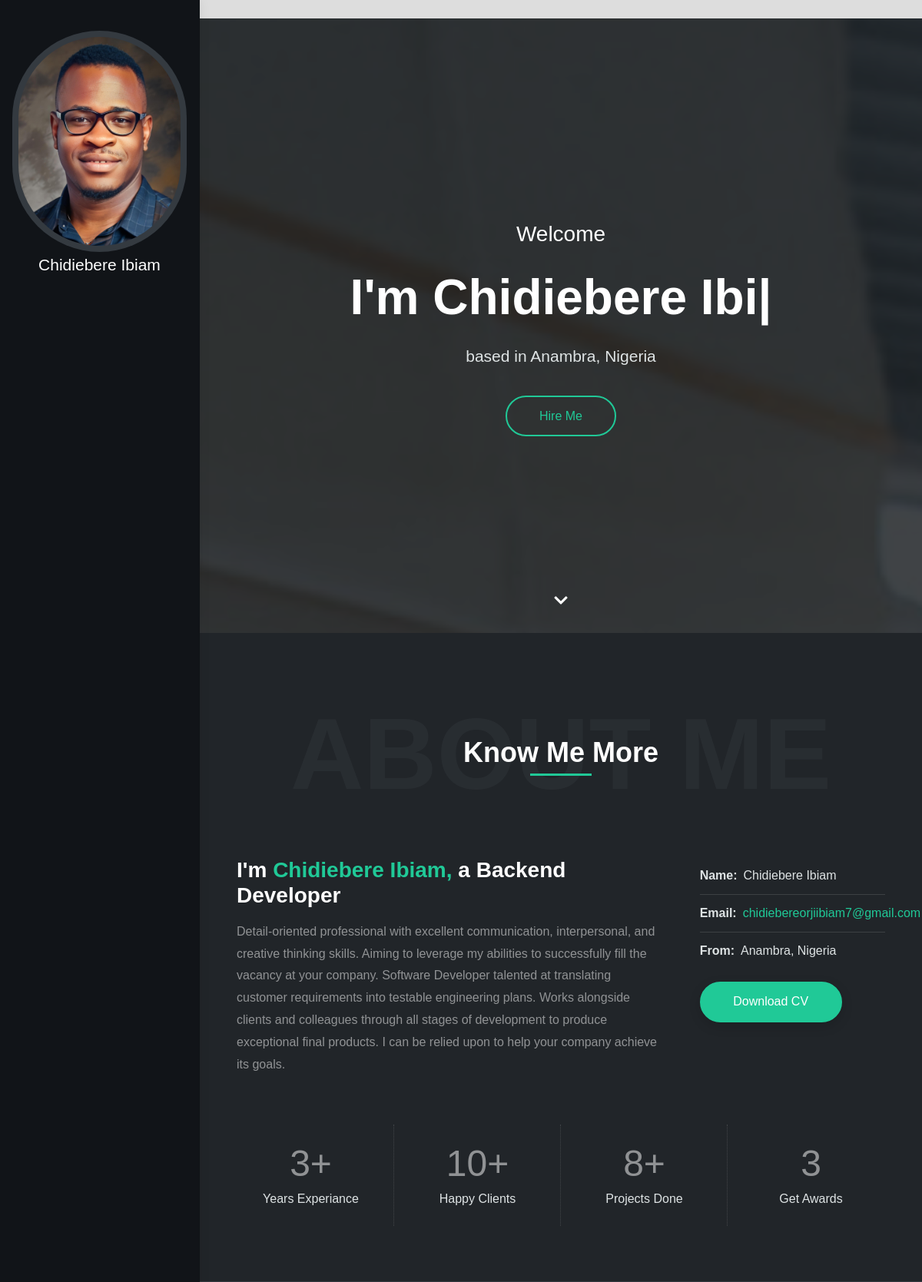
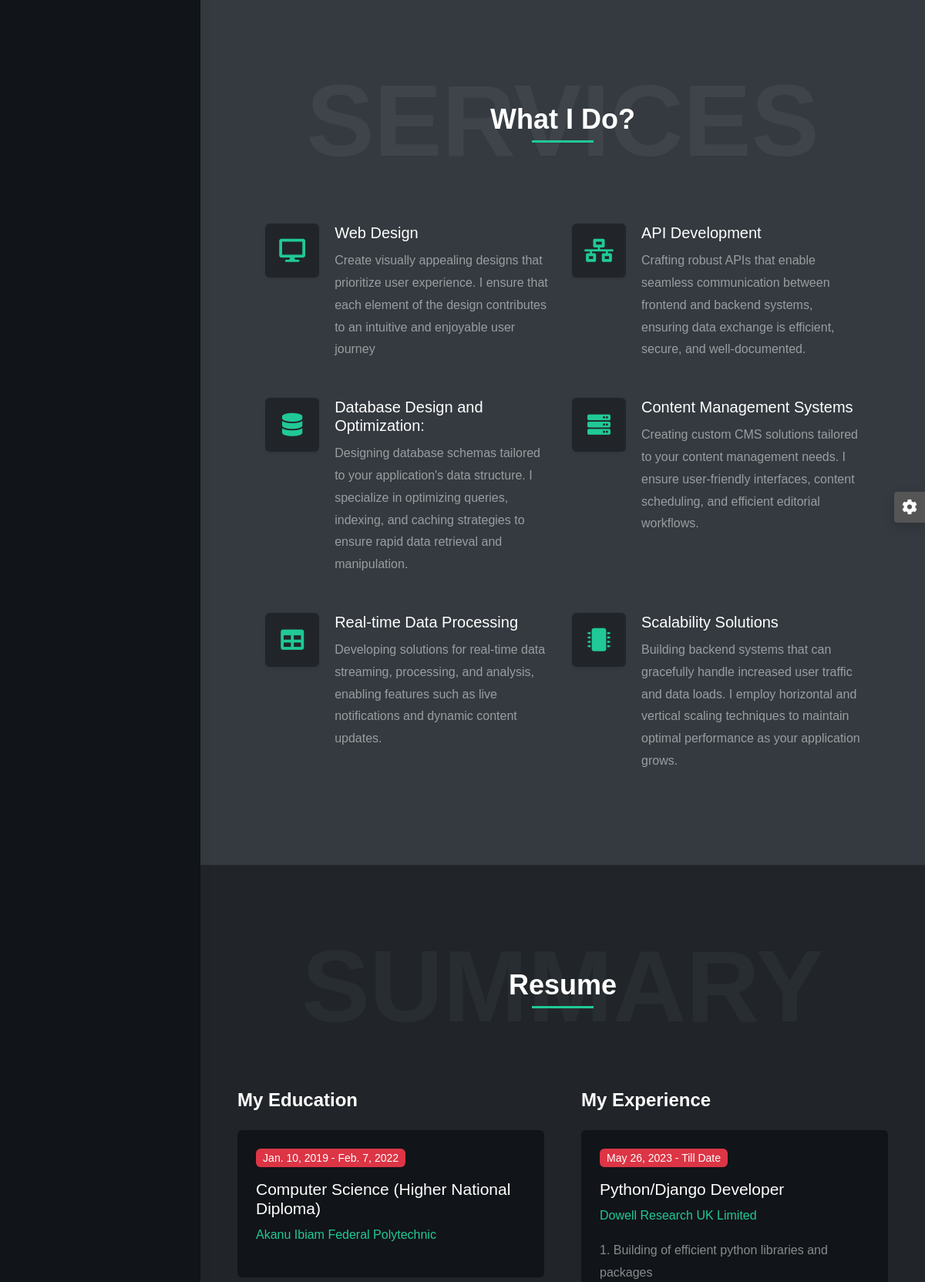
The page / (upper part) on the database its author committed (2 pictures, top to bottom).
### core/models.py (models this page shows, shortened)
class Profile(models.Model):
    first_name = models.CharField(max_length=250)
    middle_name = models.CharField(max_length=250, blank=True, null=True)
    last_name = models.CharField(max_length=250)
    location = models.CharField(max_length=250)
    about_me = models.TextField()
    email = models.EmailField(max_length=254)
    role = models.CharField(max_length=250)
    profile_photo = models.ImageField(upload_to="profile/")
    cv = models.FileField(upload_to='cv/')
    years_of_experience = models.CharField(max_length=250)
    happy_clients = models.CharField(max_length=250)
    awards = models.CharField(max_length=250)
    github = models.URLField(max_length=200, null=True, blank=True)
    facebook = models.URLField(max_length=200, null=True, blank=True)
    twitter = models.URLField(max_length=200, null=True, blank=True)
    google = models.URLField(max_length=200, null=True, blank=True)
    linkedin = models.URLField(max_length=200, null=True, blank=True)

class Service(models.Model):
    name = models.CharField(max_length=150)
    description = models.CharField(max_length=250)
    icon_class = models.CharField(max_length=250, null=True, blank=True)

class Education(models.Model):
    school = models.CharField(max_length=250)
    degree = models.CharField(max_length=250)
    field_of_study = models.CharField(max_length=250)
    start_date = models.DateField(auto_now=False, auto_now_add=False)
    end_date = models.DateField(auto_now=False, auto_now_add=False)
    description = models.TextField()

class Experience(models.Model):
    title = models.CharField(max_length=250)
    company_name = models.CharField(max_length=250)
    start_date = models.DateField(auto_now=False, auto_now_add=False)
    end_date = models.DateField(null=True, blank=True)
    current_job = models.BooleanField(default=False)
    description = models.TextField()

### core/views.py (the view, shortened to what this page needs)
# urls.py: path("", views.home, name="home"),
def home(request):
    profile = Profile.objects.all()[0]
    service = Service.objects.all()
    education = Education.objects.all().order_by('-id')
    experience = Experience.objects.all().order_by('-id')
    skill1 = Skills.objects.all()[0:3]
    skill2 = Skills.objects.all()[3:6]
    contact = Contact.objects.all()[0]
    project = Project.objects.all().order_by('-id')
    project_count = Project.objects.all().count()
    context = {
        'profile': profile,
        'services': service,
        'educations':education,
        'experiences':experience,
        "skill1":skill1,
        "skill2":skill2,
        "contact":contact,
        'projects':project,
        'project_count': project_count,
    }
    return render(request, "core/index.html", context)

### core/templates/core/index.html (shortened to what this page needs)
﻿<!DOCTYPE html>
{% load static %}
<html lang="en">
<head>
    <link rel="stylesheet" type="text/css" href="{% static 'vendor/bootstrap/css/bootstrap.min.css' %}">
    <link rel="stylesheet" type="text/css" href="{% static 'vendor/font-awesome/css/all.min.css' %}">
    <link rel="stylesheet" type="text/css" href="{% static 'vendor/owl.carousel/assets/owl.carousel.min.css' %}">
    <link rel="stylesheet" type="text/css" href="{% static 'vendor/magnific-popup/magnific-popup.min.css' %}">
    <link rel="stylesheet" type="text/css" href="{% static 'css/stylesheet.css' %}">
    <link id="color-switcher" type="text/css" rel="stylesheet" href="#">
</head>
<body class="side-header" data-bs-spy="scroll" data-bs-target="#header-nav" data-bs-offset="1">
    <div id="main-wrapper">
        <header id="header" class="sticky-top">
            <nav class="primary-menu navbar navbar-expand-lg navbar-dark bg-dark border-bottom-0">
                <div class="container-fluid position-relative h-100 flex-lg-column ps-3 px-lg-3 pt-lg-3 pb-lg-2">
                    <a href="#" class="mb-lg-auto mt-lg-4">
                        <span class="bg-dark-2 rounded-pill p-2 mb-lg-1 d-none d-lg-inline-block">
                            <img class="img-fluid rounded-pill d-block" src="/media/{{profile.profile_photo}}"
                                title="I'm {{profile.first_name}}" alt="">
                        </span>
                        <h1 class="text-5 text-white text-center mb-0 d-lg-block">{{profile.first_name}}
                            {{profile.last_name}}</h1>
                    </a>
                    <div id="header-nav" class="collapse navbar-collapse w-100 my-lg-auto">
                        <ul class="navbar-nav text-lg-center my-lg-auto py-lg-3">
                            <li class="nav-item"><a class="nav-link smooth-scroll active" href="#home">Home</a></li>
                        </ul>
                    </div>
                </div>
            </nav>
        </header>
        <div id="content" role="main">
            <section id="home">
                <div class="hero-wrap">
                    <div class="hero-mask opacity-8 bg-dark"></div>
                    <div class="hero-content section d-flex min-vh-100">
                        <div class="container my-auto">
                            <div class="row">
                                <div class="col-12 text-center">
                                    <div class="typed-strings">
                                        <p>I'm {{profile.first_name}} {{profile.last_name}}</p>
                                    </div>
                                    <p class="text-7 fw-500 text-white mb-2 mb-md-3">Welcome</p>
                                    <h2 class="text-16 fw-600 text-white mb-2 mb-md-3"><span class="typed"></span></h2>
                                    <p class="text-5 text-light mb-4">based in {{profile.location}}</p>
                                    <a href="#contact"
                                        class="btn btn-outline-primary rounded-pill shadow-none smooth-scroll mt-2">Hire
                                        Me</a>
                                </div>
                            </div>
                        </div>
                        <a href="#about" class="scroll-down-arrow text-white smooth-scroll"><span class="animated"><i
                                    class="fa fa-chevron-down"></i></span></a>
                    </div>
                </div>
            </section>
            <section id="about" class="section bg-dark-1">
                <div class="container px-lg-5">
                    <div class="position-relative d-flex text-center mb-5">
                        <h2 class="text-24 text-muted opacity-1 text-uppercase fw-600 w-100 mb-0">About Me</h2>
                        <p class="text-9 text-white fw-600 position-absolute w-100 align-self-center lh-base mb-0">Know
                            Me More<span
                                class="heading-separator-line border-bottom border-3 border-primary d-block mx-auto"></span>
                        </p>
                    </div>
                    <div class="row gy-5">
                        <div class="col-lg-7 col-xl-8 text-center text-lg-start">
                            <h2 class="text-7 text-white fw-600 mb-3">I'm <span
                                    class="text-primary">{{profile.first_name}} {{profile.last_name}},</span> a
                                {{profile.role}}</h2>
                            <p class="text-white-50">{{profile.about_me}}</p>
                        </div>
                        <div class="col-lg-5 col-xl-4">
                            <div class="ps-lg-4">
                                <ul class="list-style-2 list-style-light text-light">
                                    <li><span class="fw-600 me-2">Name:</span>{{profile.first_name}}
                                        {{profile.last_name}}</li>
                                    <li><span class="fw-600 me-2">Email:</span><a
                                            href="mailto:{{profile.email}}">{{profile.email}} </a></li>
                                    <li class="border-0"><span class="fw-600 me-2">From:</span>{{profile.location}}</li>
                                </ul>
                                {% if profile.cv %}
                                <a href="{{profile.cv.url}}" class="btn btn-primary rounded-pill">Download CV</a>
                            </div>
                            {% endif %}
                        </div>
                    </div>
                    <div class="brands-grid separator-border separator-border-light mt-5">
                        <div class="row">
                            <div class="col-6 col-md-3">
                                <div class="featured-box text-center">
                                    <h4 class="text-12 text-white-50 mb-0"><span class="counter" data-from="0"
                                            data-to="{{profile.years_of_experience}}">{{profile.years_of_experience}}</span>+
                                    </h4>
                                    <p class="text-light mb-0">Years Experiance</p>
                                </div>
                            </div>
                            <div class="col-6 col-md-3">
                                <div class="featured-box text-center">
                                    <h4 class="text-12 text-white-50 mb-0"><span class="counter" data-from="0"
                                            data-to="{{profile.happy_clients}}">{{profile.happy_clients}}</span>+</h4>
                                    <p class="text-light mb-0">Happy Clients</p>
                                </div>
                            </div>
                            <div class="col-6 col-md-3">
                                <div class="featured-box text-center">
                                    <h4 class="text-12 text-white-50 mb-0"><span class="counter" data-from="0"
                                            data-to="{{project_count}}">{{project_count}}</span>+</h4>
                                    <p class="text-light mb-0">Projects Done</p>
                                </div>
                            </div>
                            <div class="col-6 col-md-3">
                                <div class="featured-box text-center">
                                    <h4 class="text-12 text-white-50 mb-0"><span class="counter" data-from="0"
                                            data-to="{{profile.awards}}">{{profile.awards}}</span></h4>
                                    <p class="text-light mb-0">Get Awards</p>
                                </div>
                            </div>
                        </div>
                    </div>
                </div>
            </section>
            <section id="services" class="section bg-dark-2">
                <div class="container px-lg-5">
                    <div class="position-relative d-flex text-center mb-5">
                        <h2 class="text-24 text-white-50 opacity-1 text-uppercase fw-600 w-100 mb-0">Services</h2>
                        <p class="text-9 text-white fw-600 position-absolute w-100 align-self-center lh-base mb-0">What
                            I Do?<span
                                class="heading-separator-line border-bottom border-3 border-primary d-block mx-auto"></span>
                        </p>
                    </div>
                    <div class="row">
                        <div class="col-lg-11 mx-auto">
                            <div class="row">
                                {% for service in services %}
                                <div class="col-md-6">
                                    <div class="featured-box style-3 mb-5">
                                        <div class="featured-box-icon text-primary bg-dark-1 shadow-sm rounded"> <i
                                                class="{{service.icon_class}}"></i> </div>
                                        <h3 class="text-white">{{service.name}}</h3>
                                        <p class="text-white-50 mb-0">{{service.description}}</p>
                                    </div>
                                </div>
                                {% endfor %}
                            </div>
                        </div>
                    </div>
                </div>
            </section>
            <section id="resume" class="section bg-dark-1">
                <div class="container px-lg-5">
                    <div class="position-relative d-flex text-center mb-5">
                        <h2 class="text-24 text-muted opacity-1 text-uppercase fw-600 w-100 mb-0">Summary</h2>
                        <p class="text-9 text-white fw-600 position-absolute w-100 align-self-center lh-base mb-0">
                            Resume<span
                                class="heading-separator-line border-bottom border-3 border-primary d-block mx-auto"></span>
                        </p>
                    </div>
                    <div class="row gx-5">
                        <div class="col-md-6">
                            <h2 class="text-6 text-white fw-600 mb-4">My Education</h2>
                            {% for education in educations %}
                            <div class="bg-dark rounded p-4 mb-4">
                                <p class="badge bg-danger text-2 fw-400">{{education.start_date}} -
                                    {{education.end_date}}</p>
                                <h3 class="text-5 text-white">{{education.field_of_study}} ({{education.degree}})</h3>
                                <p class="text-primary">{{education.school}}</p>
                            </div>
                            {% endfor %}
                        </div>
                        <div class="col-md-6">
                            <h2 class="text-6 text-white fw-600 mb-4">My Experience</h2>
                            {% for experience in experiences %}
                            <div class="bg-dark rounded p-4 mb-4">
                                <p class="badge bg-danger text-2 fw-400">{{experience.start_date}} -
                                    {% if experience.end_date %}
                                    {{experience.end_date}}
                                    {% else %}
                                    Till Date
                                    {% endif %}
                                </p>
                                <h3 class="text-5 text-white">{{experience.title}}</h3>
                                <p class="text-primary">{{experience.company_name}}</p>
                                <p class="text-white-50 mb-0">{{experience.description| safe}}</p>
                            </div>
                            {% endfor %}
                        </div>
                    </div>
                </div>
            </section>
        </div>
    </div>
    <div id="styles-switcher" class="right">
        <button class="btn switcher-toggle"><i class="fas fa-cog"></i></button>
    </div>
</body>
</html>

### rows shown on the page
Profile: profile_photo (picture), first_name "Chidiebere", last_name "Ibiam", last_name "Ibi", location "Anambra, Nigeria", role "Backend Developer", about_me "Detail-oriented professional with excellent communication, interpersonal, and creative thinking skills. Aiming to leverage my abilities to successfully fill the vacancy at your company. Software Developer talented at translating customer requirements into testable engineering plans. Works alongside clients and colleagues through all stages of development to produce exceptional final products. I can be relied upon to help your company achieve its goals.", email "chidiebereorjiibiam7@gmail.com", years_of_experience "3", happy_clients "10", awards "3"
Service: name "Web Design", description "Create visually appealing designs that prioritize user experience. I ensure that each element of the design contributes to an intuitive and enjoyable user journey"
Service: name "API Development", description "Crafting robust APIs that enable seamless communication between frontend and backend systems, ensuring data exchange is efficient, secure, and well-documented."
Service: name "Database Design and Optimization:", description "Designing database schemas tailored to your application's data structure. I specialize in optimizing queries, indexing, and caching strategies to ensure rapid data retrieval and manipulation."
Service: name "Content Management Systems", description "Creating custom CMS solutions tailored to your content management needs. I ensure user-friendly interfaces, content scheduling, and efficient editorial workflows."
Service: name "Real-time Data Processing", description "Developing solutions for real-time data streaming, processing, and analysis, enabling features such as live notifications and dynamic content updates."
Service: name "Scalability Solutions", description "Building backend systems that can gracefully handle increased user traffic and data loads. I employ horizontal and vertical scaling techniques to maintain optimal performance as your application grows."
Education: start_date "Jan. 10, 2019", end_date "Feb. 7, 2022", field_of_study "Computer Science", degree "Higher National Diploma", school "Akanu Ibiam Federal Polytechnic"
Experience: start_date "May 26, 2023", shows "Till Date", title "Python/Django Developer", company_name "Dowell Research UK Limited", description "1. Building of efficient python libraries and packages"

### other values the page prints
{{ project_count }} "8"
